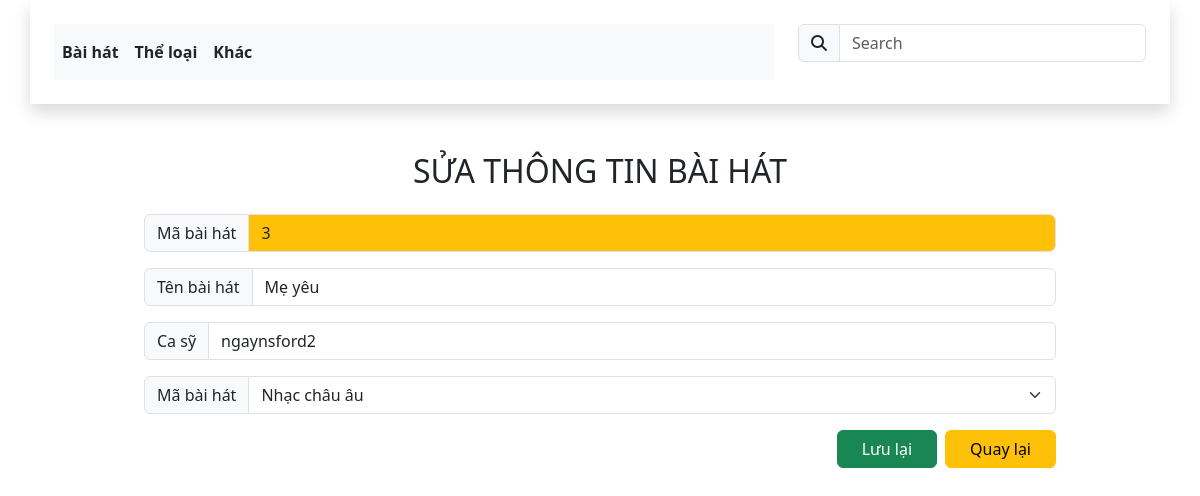
/?controller=song&action=edit_song&idSelect=3, run on the app's committed database.
### tables this page shows
CREATE TABLE IF NOT EXISTS `song` (
  `id` int(11) NOT NULL AUTO_INCREMENT,
  `nameSong` varchar(255) DEFAULT NULL,
  `singer` varchar(255) DEFAULT NULL,
  `idCategory` int(11) NOT NULL,
  PRIMARY KEY (`id`),
  KEY `song_ibfk_1` (`idCategory`),
  CONSTRAINT `song_ibfk_1` FOREIGN KEY (`idCategory`) REFERENCES `category` (`id`) ON DELETE CASCADE ON UPDATE CASCADE
);

### app/controllers/SongController.php (called while the page is built, shortened)
<?php
require_once APP_ROOT.'/app/services/SongService.php';
require_once APP_ROOT.'/app/services/CategoryService.php';
class SongController {
    public function edit_song(){
        $id = isset($_GET['idSelect'])? $_GET['idSelect'] : null;
        $songService = new SongService();
        $song = $songService->getBySongId($id);
        $categoryService = new CategoryService();
        $categories = $categoryService->getAllCategories();
        include APP_ROOT.'/app/views/song/edit_song.php';
    }
}
?>

### app/services/SongService.php (called while the page is built, shortened)
<?php
require_once APP_ROOT.'/app/models/Song.php';
class SongService {
    public function getBySongId($id){
        $dbConnection = new DBConnection();
        $conn = $dbConnection->getConnection();
        if($conn != null){
            $sql = "SELECT * FROM song WHERE id = '$id'; ";
            $stmt = $conn->prepare($sql);
            $stmt->execute();
            $row = $stmt->fetchAll();
            $song = new Song(
                $row[0]['id'],
                $row[0]['nameSong'],
                $row[0]['singer'],
                $row[0]['idCategory']);
            return $song;
        }else{
            return null;
        }
    }
}
?>

### app/models/Song.php (called while the page is built, shortened)
<?php
class Song {
    private $id;
    private $nameSong;
    private $singer;
    private $idCategory;
    public function __construct($id, $nameSong, $singer, $idCategory) {
        $this->id = $id;
        $this->nameSong = $nameSong;
        $this->singer = $singer;
        $this->idCategory = $idCategory;
    }
	public function getId() {
		return $this->id;
	}
	public function getNameSong() {
		return $this->nameSong;
	}
	public function getSinger() {
		return $this->singer;
	}
	public function getIdCategory() {
		return $this->idCategory;
	}
}
?>

### app/services/CategoryService.php (called while the page is built, shortened)
<?php
require_once APP_ROOT.'/app/models/Category.php';
class CategoryService {
    public function getAllCategories() {
        $dbConnection = new DBConnection();
        $conn = $dbConnection->getConnection();
        if($conn != null){
            $sql = "SELECT * FROM category ORDER BY id DESC;";
            $stmt = $conn->prepare($sql);
            $stmt->execute();
            $Categories = [];
            while ($row = $stmt->fetch()){
                $Category = new Category($row['id'], $row['nameCategory']);
                $Categories[] = $Category;
            }
            return $Categories;
        } else {
            return $Categories = [];
        }
    }
}
?>

### app/models/Category.php (called while the page is built, shortened)
<?php
class Category {
    private $id;
    private $nameCategory;
    public function __construct($id, $nameCategory) {
        $this->id = $id;
        $this->nameCategory = $nameCategory;
    }
	public function getId() {
		return $this->id;
	}
	public function getNameCategory() {
		return $this->nameCategory;
	}
}
?>

### app/views/song/edit_song.php (the view, shortened to what this page needs)
<!DOCTYPE html>
<html lang="en">
<head>
    <link rel="stylesheet" href="bootstrap/css/bootstrap.min.css">
    <link rel="stylesheet" href="fontawesome/css/all.min.css">
</head>
<body>
    <header>
        <?php
        include_once(APP_ROOT . '/app/views/layout/header.php')
        ?>
    </header>
    <section>
        <div class="m-5 text-center">
            <div class="mx-5">
                <form action="?controller=song&action=process_edit" method="post">
                    <h2 class="mb-4">SỬA THÔNG TIN BÀI HÁT</h2>
                    <div class="input-group flex-nowrap mb-3">
                        <span class="input-group-text ms-5" id="addon-wrapping">Mã bài hát</span>
                        <input type="text" class="form-control me-5 bg-warning" aria-label="id" aria-describedby="addon-wrapping" name="id" value="<?php echo $song->getId(); ?>" readonly>
                    </div>
                    <div class="input-group flex-nowrap mb-3">
                        <span class="input-group-text ms-5" id="addon-wrapping">Tên bài hát</span>
                        <input type="text" class="form-control me-5" aria-label="nameSong" aria-describedby="addon-wrapping" name="nameSong" value="<?php echo $song->getNameSong(); ?>">
                    </div>
                    <div class="input-group flex-nowrap mb-3">
                        <span class="input-group-text ms-5" id="addon-wrapping">Ca sỹ</span>
                        <input type="text" class="form-control me-5" aria-label="singer" aria-describedby="addon-wrapping" name="singer" value="<?php echo $song->getSinger(); ?>">
                    </div>
                    <div class="input-group mb-3">
                        <label class="input-group-text ms-5" for="inputGroupSelect01">Mã bài hát</label>
                        <select class="form-select me-5" id="inputGroupSelect01" name="idCategory" value="<?php echo $song->getIdCategory(); ?>">
                            <?php
                            foreach ($categories as $category) {
                            ?>
                                <?php if ($song->getIdCategory() == $category->getId()) { ?>
                                    <option selected>
                                        <?php echo $category->getNameCategory(); ?>
                                    </option>
                                <?php } else { ?>
                                    <option value="<?php echo $category->getId(); ?>">
                                        <?php echo $category->getNameCategory(); ?>
                                    </option>
                                <?php } ?>
                            <?php } ?>
                        </select>
                    </div>
                    <div class="d-grid gap-2 d-md-flex justify-content-md-end me-5">
                        <button type="submit" name="sbmSave" class="btn btn-success px-4 m-0">Lưu lại</button>
                        <a href="?controller=song&action=index">
                            <button type="button" class="btn btn-warning px-4 m-0">Quay lại</button>
                        </a>
                    </div>
                </form>
            </div>
        </div>
    </section>
</body>
</html>

### data on the page
song: id "3", nameSong "Mẹ yêu", singer "ngaynsford2"

### other printed values
form field idCategory "Nhạc châu âu"
